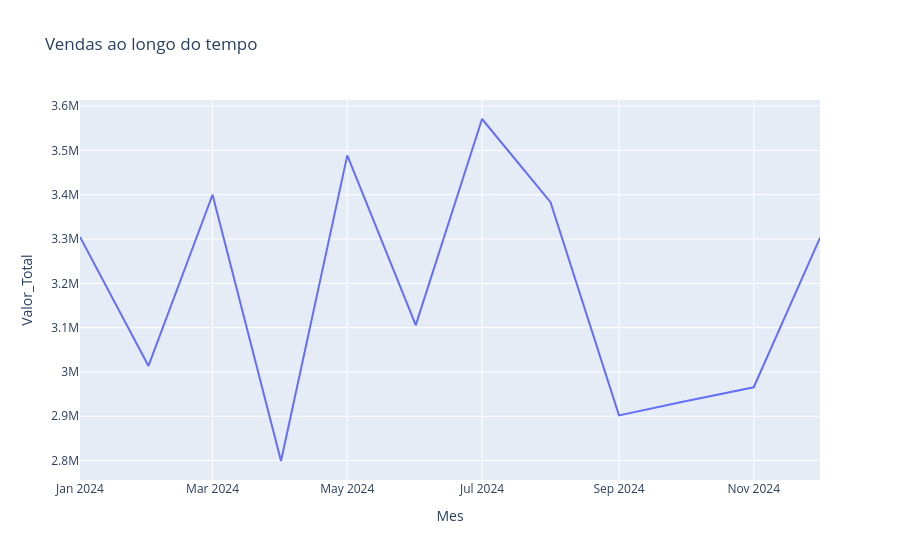

Write notebook code for a chart like this one.
### Code cell
import plotly.express as px

fig = px.line(vendas_mes, x="Mes", y="Valor_Total", title="Vendas ao longo do tempo")
fig.show()

### Figure 1 — Plotly figure (JSON) as saved in the notebook; plotly's stock layout.template omitted (floating-point values rounded to 4 significant figures)
{"data": [{"hovertemplate": "Mes=%{x}<br>Valor_Total=%{y}<extra></extra>", "legendgroup": "", "line": {"color": "#636efa", "dash": "solid"}, "marker": {"symbol": "circle"}, "mode": "lines", "name": "", "orientation": "v", "showlegend": false, "type": "scatter", "x": ["2024-01", "2024-02", "2024-03", "2024-04", "2024-05", "2024-06", "2024-07", "2024-08", "2024-09", "2024-10", "2024-11", "2024-12"], "xaxis": "x", "y": [3305000.0, 3014000.0, 3400000.0, 2799000.0, 3489000.0, 3106000.0, 3571000.0, 3383000.0, 2902000.0, 2934000.0, 2965000.0, 3303000.0], "yaxis": "y"}], "layout": {"legend": {"tracegroupgap": 0}, "title": {"text": "Vendas ao longo do tempo"}, "xaxis": {"anchor": "y", "domain": [0, 1], "title": {"text": "Mes"}}, "yaxis": {"anchor": "x", "domain": [0, 1], "title": {"text": "Valor_Total"}}}}
